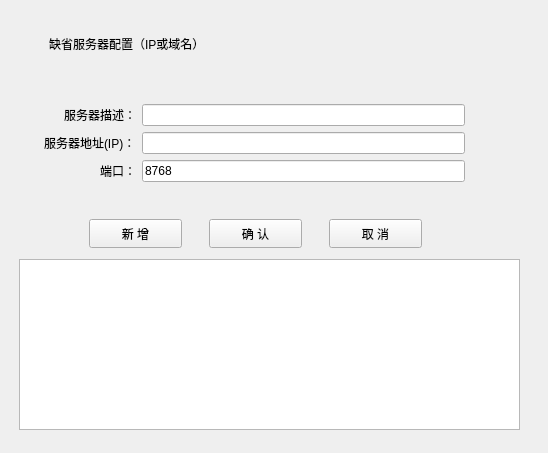
<?xml version="1.0" encoding="UTF-8"?>
<ui version="4.0">
 <class>WinSerConfig</class>
 <widget class="QWidget" name="WinSerConfig">
  <property name="geometry">
   <rect>
    <x>0</x>
    <y>0</y>
    <width>548</width>
    <height>453</height>
   </rect>
  </property>
  <property name="windowTitle">
   <string>Form</string>
  </property>
  <widget class="QWidget" name="titlewidget" native="true">
   <property name="geometry">
    <rect>
     <x>-1</x>
     <y>-1</y>
     <width>731</width>
     <height>81</height>
    </rect>
   </property>
   <property name="titleskin" stdset="0">
    <bool>true</bool>
   </property>
   <widget class="QLabel" name="LabelConfTitle">
    <property name="geometry">
     <rect>
      <x>50</x>
      <y>20</y>
      <width>371</width>
      <height>49</height>
     </rect>
    </property>
    <property name="text">
     <string>缺省服务器配置（IP或域名）</string>
    </property>
   </widget>
  </widget>
  <widget class="QWidget" name="bodywidget" native="true">
   <property name="geometry">
    <rect>
     <x>-1</x>
     <y>79</y>
     <width>741</width>
     <height>431</height>
    </rect>
   </property>
   <property name="bottomskin" stdset="0">
    <bool>true</bool>
   </property>
   <widget class="QWidget" name="formLayoutWidget">
    <property name="geometry">
     <rect>
      <x>40</x>
      <y>20</y>
      <width>431</width>
      <height>111</height>
     </rect>
    </property>
    <layout class="QFormLayout" name="formLayout">
     <property name="labelAlignment">
      <set>Qt::AlignRight|Qt::AlignTrailing|Qt::AlignVCenter</set>
     </property>
     <property name="leftMargin">
      <number>5</number>
     </property>
     <property name="topMargin">
      <number>5</number>
     </property>
     <property name="rightMargin">
      <number>5</number>
     </property>
     <property name="bottomMargin">
      <number>5</number>
     </property>
     <item row="0" column="0">
      <widget class="QLabel" name="label">
       <property name="text">
        <string>服务器描述：</string>
       </property>
      </widget>
     </item>
     <item row="0" column="1">
      <widget class="QLineEdit" name="serviceName"/>
     </item>
     <item row="1" column="0">
      <widget class="QLabel" name="label_3">
       <property name="text">
        <string>服务器地址(IP)：</string>
       </property>
      </widget>
     </item>
     <item row="1" column="1">
      <widget class="QLineEdit" name="addr1"/>
     </item>
     <item row="2" column="0">
      <widget class="QLabel" name="label_5">
       <property name="text">
        <string>端口：</string>
       </property>
      </widget>
     </item>
     <item row="2" column="1">
      <widget class="QLineEdit" name="port">
       <property name="text">
        <string>8768</string>
       </property>
      </widget>
     </item>
    </layout>
   </widget>
   <widget class="QTableWidget" name="tableWidget">
    <property name="geometry">
     <rect>
      <x>20</x>
      <y>180</y>
      <width>501</width>
      <height>171</height>
     </rect>
    </property>
   </widget>
   <widget class="QPushButton" name="addBtn">
    <property name="geometry">
     <rect>
      <x>90</x>
      <y>140</y>
      <width>93</width>
      <height>29</height>
     </rect>
    </property>
    <property name="text">
     <string>新 增</string>
    </property>
   </widget>
   <widget class="QPushButton" name="saveBtn">
    <property name="geometry">
     <rect>
      <x>210</x>
      <y>140</y>
      <width>93</width>
      <height>29</height>
     </rect>
    </property>
    <property name="text">
     <string>确 认</string>
    </property>
   </widget>
   <widget class="QPushButton" name="cancelBtn">
    <property name="enabled">
     <bool>true</bool>
    </property>
    <property name="geometry">
     <rect>
      <x>330</x>
      <y>140</y>
      <width>93</width>
      <height>29</height>
     </rect>
    </property>
    <property name="text">
     <string>取 消</string>
    </property>
   </widget>
   <widget class="QLabel" name="uuid">
    <property name="enabled">
     <bool>true</bool>
    </property>
    <property name="geometry">
     <rect>
      <x>130</x>
      <y>0</y>
      <width>90</width>
      <height>25</height>
     </rect>
    </property>
    <property name="text">
     <string/>
    </property>
   </widget>
  </widget>
 </widget>
 <resources/>
 <connections/>
</ui>
